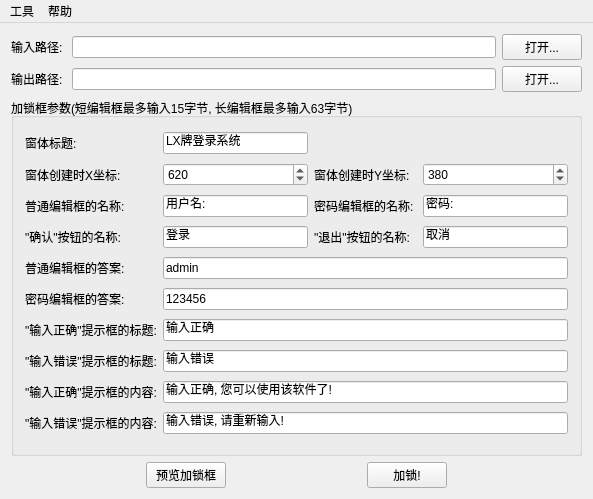
<?xml version="1.0" encoding="UTF-8"?>
<ui version="4.0">
 <class>AppLockerClass</class>
 <widget class="QMainWindow" name="AppLockerClass">
  <property name="geometry">
   <rect>
    <x>0</x>
    <y>0</y>
    <width>593</width>
    <height>499</height>
   </rect>
  </property>
  <property name="windowTitle">
   <string>AppLocker - 如果不会用就点击&quot;帮助&quot;</string>
  </property>
  <property name="windowIcon">
   <iconset resource="applocker.qrc">
    <normaloff>:/png/res/locker.png</normaloff>:/png/res/locker.png</iconset>
  </property>
  <widget class="QWidget" name="centralWidget">
   <layout class="QVBoxLayout" name="verticalLayout">
    <item>
     <layout class="QGridLayout" name="gridLayout_2">
      <item row="0" column="0">
       <widget class="QLabel" name="label">
        <property name="text">
         <string>输入路径: </string>
        </property>
       </widget>
      </item>
      <item row="0" column="1">
       <widget class="QLineEdit" name="edit_in_path">
        <property name="placeholderText">
         <string/>
        </property>
       </widget>
      </item>
      <item row="0" column="2">
       <widget class="QPushButton" name="btn_open_in_path">
        <property name="text">
         <string>打开...</string>
        </property>
       </widget>
      </item>
      <item row="1" column="0">
       <widget class="QLabel" name="label_13">
        <property name="text">
         <string>输出路径: </string>
        </property>
       </widget>
      </item>
      <item row="1" column="1">
       <widget class="QLineEdit" name="edit_out_path">
        <property name="text">
         <string/>
        </property>
        <property name="placeholderText">
         <string/>
        </property>
       </widget>
      </item>
      <item row="1" column="2">
       <widget class="QPushButton" name="btn_open_out_path">
        <property name="text">
         <string>打开...</string>
        </property>
       </widget>
      </item>
     </layout>
    </item>
    <item>
     <widget class="QGroupBox" name="groupBox">
      <property name="title">
       <string>加锁框参数(短编辑框最多输入15字节, 长编辑框最多输入63字节)</string>
      </property>
      <layout class="QGridLayout" name="gridLayout">
       <item row="0" column="0">
        <widget class="QLabel" name="label_2">
         <property name="text">
          <string>窗体标题:</string>
         </property>
        </widget>
       </item>
       <item row="0" column="1">
        <widget class="QLineEdit" name="edit_mainwin_title">
         <property name="text">
          <string>LX牌登录系统</string>
         </property>
        </widget>
       </item>
       <item row="1" column="0">
        <widget class="QLabel" name="label_14">
         <property name="text">
          <string>窗体创建时X坐标: </string>
         </property>
        </widget>
       </item>
       <item row="1" column="1">
        <widget class="QSpinBox" name="spinBox_mainX">
         <property name="maximum">
          <number>9999</number>
         </property>
         <property name="value">
          <number>620</number>
         </property>
        </widget>
       </item>
       <item row="1" column="2">
        <widget class="QLabel" name="label_15">
         <property name="text">
          <string>窗体创建时Y坐标: </string>
         </property>
        </widget>
       </item>
       <item row="1" column="3">
        <widget class="QSpinBox" name="spinBox_mainY">
         <property name="suffix">
          <string/>
         </property>
         <property name="maximum">
          <number>9999</number>
         </property>
         <property name="value">
          <number>380</number>
         </property>
        </widget>
       </item>
       <item row="2" column="0">
        <widget class="QLabel" name="label_3">
         <property name="text">
          <string>普通编辑框的名称: </string>
         </property>
        </widget>
       </item>
       <item row="2" column="1">
        <widget class="QLineEdit" name="edit_fmtedit_name">
         <property name="text">
          <string>用户名:</string>
         </property>
        </widget>
       </item>
       <item row="2" column="2">
        <widget class="QLabel" name="label_4">
         <property name="text">
          <string>密码编辑框的名称: </string>
         </property>
        </widget>
       </item>
       <item row="2" column="3">
        <widget class="QLineEdit" name="edit_pwdedit_name">
         <property name="text">
          <string>密码: </string>
         </property>
        </widget>
       </item>
       <item row="3" column="0">
        <widget class="QLabel" name="label_5">
         <property name="text">
          <string>&quot;确认&quot;按钮的名称: </string>
         </property>
        </widget>
       </item>
       <item row="3" column="1">
        <widget class="QLineEdit" name="edit_ok_btn_name">
         <property name="text">
          <string>登录</string>
         </property>
        </widget>
       </item>
       <item row="3" column="2">
        <widget class="QLabel" name="label_6">
         <property name="text">
          <string>&quot;退出&quot;按钮的名称: </string>
         </property>
        </widget>
       </item>
       <item row="3" column="3">
        <widget class="QLineEdit" name="edit_exit_btn_name">
         <property name="text">
          <string>取消</string>
         </property>
        </widget>
       </item>
       <item row="4" column="0">
        <widget class="QLabel" name="label_11">
         <property name="text">
          <string>普通编辑框的答案: </string>
         </property>
        </widget>
       </item>
       <item row="4" column="1" colspan="3">
        <widget class="QLineEdit" name="edit_fmtedit_answer">
         <property name="text">
          <string>admin</string>
         </property>
        </widget>
       </item>
       <item row="5" column="0">
        <widget class="QLabel" name="label_12">
         <property name="text">
          <string>密码编辑框的答案: </string>
         </property>
        </widget>
       </item>
       <item row="5" column="1" colspan="3">
        <widget class="QLineEdit" name="edit_pwdedit_answer">
         <property name="text">
          <string>123456</string>
         </property>
        </widget>
       </item>
       <item row="6" column="0">
        <widget class="QLabel" name="label_7">
         <property name="text">
          <string>&quot;输入正确&quot;提示框的标题:</string>
         </property>
        </widget>
       </item>
       <item row="6" column="1" colspan="3">
        <widget class="QLineEdit" name="edit_scsdlg_title">
         <property name="text">
          <string>输入正确</string>
         </property>
        </widget>
       </item>
       <item row="7" column="0">
        <widget class="QLabel" name="label_9">
         <property name="text">
          <string>&quot;输入错误&quot;提示框的标题:</string>
         </property>
        </widget>
       </item>
       <item row="7" column="1" colspan="3">
        <widget class="QLineEdit" name="edit_faliddlg_title">
         <property name="text">
          <string>输入错误</string>
         </property>
        </widget>
       </item>
       <item row="8" column="0">
        <widget class="QLabel" name="label_8">
         <property name="text">
          <string>&quot;输入正确&quot;提示框的内容:</string>
         </property>
        </widget>
       </item>
       <item row="8" column="1" colspan="3">
        <widget class="QLineEdit" name="edit_scsdlg_text">
         <property name="text">
          <string>输入正确, 您可以使用该软件了!</string>
         </property>
        </widget>
       </item>
       <item row="9" column="0">
        <widget class="QLabel" name="label_10">
         <property name="text">
          <string>&quot;输入错误&quot;提示框的内容:</string>
         </property>
        </widget>
       </item>
       <item row="9" column="1" colspan="3">
        <widget class="QLineEdit" name="edit_faliddlg_text">
         <property name="text">
          <string>输入错误, 请重新输入!</string>
         </property>
        </widget>
       </item>
      </layout>
     </widget>
    </item>
    <item>
     <layout class="QHBoxLayout" name="horizontalLayout">
      <item>
       <spacer name="horizontalSpacer">
        <property name="orientation">
         <enum>Qt::Horizontal</enum>
        </property>
        <property name="sizeHint" stdset="0">
         <size>
          <width>40</width>
          <height>20</height>
         </size>
        </property>
       </spacer>
      </item>
      <item>
       <widget class="QPushButton" name="btn_prev_dlg">
        <property name="text">
         <string>预览加锁框</string>
        </property>
       </widget>
      </item>
      <item>
       <spacer name="horizontalSpacer_3">
        <property name="orientation">
         <enum>Qt::Horizontal</enum>
        </property>
        <property name="sizeHint" stdset="0">
         <size>
          <width>40</width>
          <height>20</height>
         </size>
        </property>
       </spacer>
      </item>
      <item>
       <widget class="QPushButton" name="btn_begin_lock">
        <property name="text">
         <string>加锁!</string>
        </property>
       </widget>
      </item>
      <item>
       <spacer name="horizontalSpacer_2">
        <property name="orientation">
         <enum>Qt::Horizontal</enum>
        </property>
        <property name="sizeHint" stdset="0">
         <size>
          <width>40</width>
          <height>20</height>
         </size>
        </property>
       </spacer>
      </item>
     </layout>
    </item>
   </layout>
  </widget>
  <widget class="QMenuBar" name="menuBar">
   <property name="geometry">
    <rect>
     <x>0</x>
     <y>0</y>
     <width>593</width>
     <height>26</height>
    </rect>
   </property>
   <widget class="QMenu" name="menu_2">
    <property name="title">
     <string>帮助</string>
    </property>
    <addaction name="act_useTip"/>
    <addaction name="act_warning"/>
    <addaction name="act_about"/>
   </widget>
   <widget class="QMenu" name="menu">
    <property name="title">
     <string>工具</string>
    </property>
    <addaction name="act_unlock"/>
    <addaction name="act_restore"/>
   </widget>
   <addaction name="menu"/>
   <addaction name="menu_2"/>
  </widget>
  <action name="act_unlock">
   <property name="text">
    <string>去除加锁框</string>
   </property>
  </action>
  <action name="act_useTip">
   <property name="text">
    <string>使用方法</string>
   </property>
  </action>
  <action name="act_about">
   <property name="text">
    <string>关于 AppLocker...</string>
   </property>
  </action>
  <action name="act_virus">
   <property name="text">
    <string>病毒制作</string>
   </property>
  </action>
  <action name="act_warning">
   <property name="text">
    <string>注意事项</string>
   </property>
  </action>
  <action name="act_restore">
   <property name="text">
    <string>恢复默认设置</string>
   </property>
  </action>
  <action name="act_checkUpdate">
   <property name="text">
    <string>检查更新</string>
   </property>
  </action>
 </widget>
 <layoutdefault spacing="6" margin="11"/>
 <resources>
  <include location="applocker.qrc"/>
 </resources>
 <connections/>
</ui>
